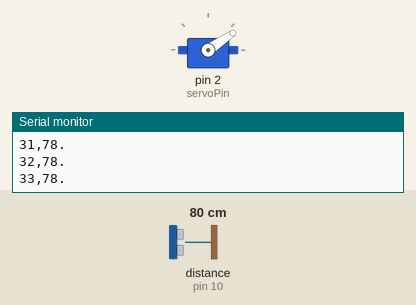
A sketch run on a simulated Arduino Uno, built with avr-gcc and run on an emulated ATmega328P. On the bench: servo, the last lines printed to the serial monitor. Wiring (inferred from the names in the program): ultrasonic range finder: trigger pin 11; echo pin 10. Inputs (shaded band) come from the test bench; at power-on: distance to the obstacle (sensor on pin 10) 80 cm. The echo pulse lasts 58.3 µs per cm.

Above: at 1.28 s.
1.3 s: distance to the obstacle (sensor on pin 10) set to 35 cm
At 1.92 s:
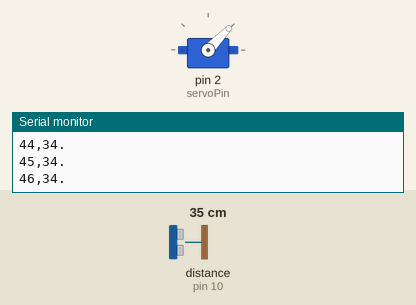
4.3 s: distance to the obstacle (sensor on pin 10) set to 120 cm
At 4.47 s:
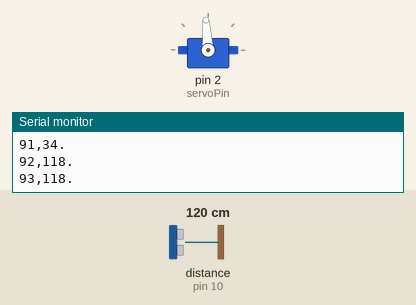
7.3 s: distance to the obstacle (sensor on pin 10) set to 2 cm
At 7.46 s:
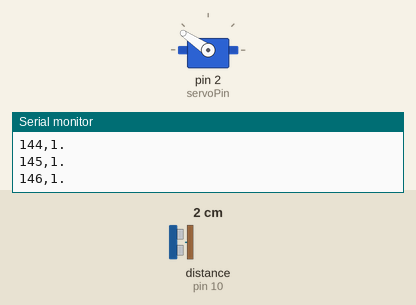
Timing chart, 0 to 16.3 s (numbered marks = the images above; inputs shaded):
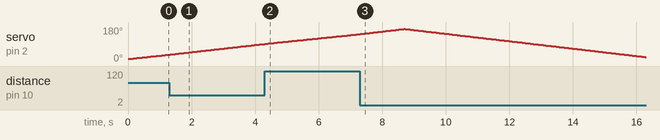

The sketch:

ArduinoRadar.ino
```cpp
#include <Servo.h>
int trigPin, echoPin, servoPin, Angle, turnLeft;// "turnLeft" variable will be used as a boolean in a if statement
Servo radarServo; //Creating a servo object

void setup(){
  trigPin = 11; echoPin = 10; servoPin = 2; Angle = 10; turnLeft = 1;
  pinMode(trigPin, OUTPUT); // Sets the trigPin as an Output
  pinMode(echoPin, INPUT); // Sets the echoPin as an Input
  radarServo.attach(servoPin); // Defines on which pin is the servo motor attached
  Serial.begin(9600); // Starts a new serial communication with baud rate 9600 bps
}

void loop(){
  if (Angle < 170 && turnLeft) Angle ++;
  else if (Angle >= 170 || !turnLeft) { turnLeft = (Angle <= 11); Angle--; }
  radarServo.write(Angle);
  Serial.print(String(Angle) + "," + String(calculateDistance()) + ".\n");
  delay(50);
}

long calculateDistance(){
  digitalWrite(trigPin, LOW); // Clean the trigPin
  delayMicroseconds(2);
  digitalWrite(trigPin, HIGH); // Creates a new sound wave
  delayMicroseconds(10);
  digitalWrite(trigPin, LOW);
  return pulseIn(echoPin, HIGH) * 0.034 / 2;
}

  // U(m/s)=dX(m)/dT(s)
  // In dry air at 20 °C, the speed of sound is 343.2 m/s or 0,03434 cm/Microseconds.
  // The function pulseIn(echoPin, HIGH) reads the echoPin until it catches a reflection
  // of the sound wave and returns the time that sound wave traveled in microseconds
```

Measured:
- by itself, servo on pin 2 (servoPin): rises from 142° to 170° in 1.4 s, then falls to 21° in 7.6 s
